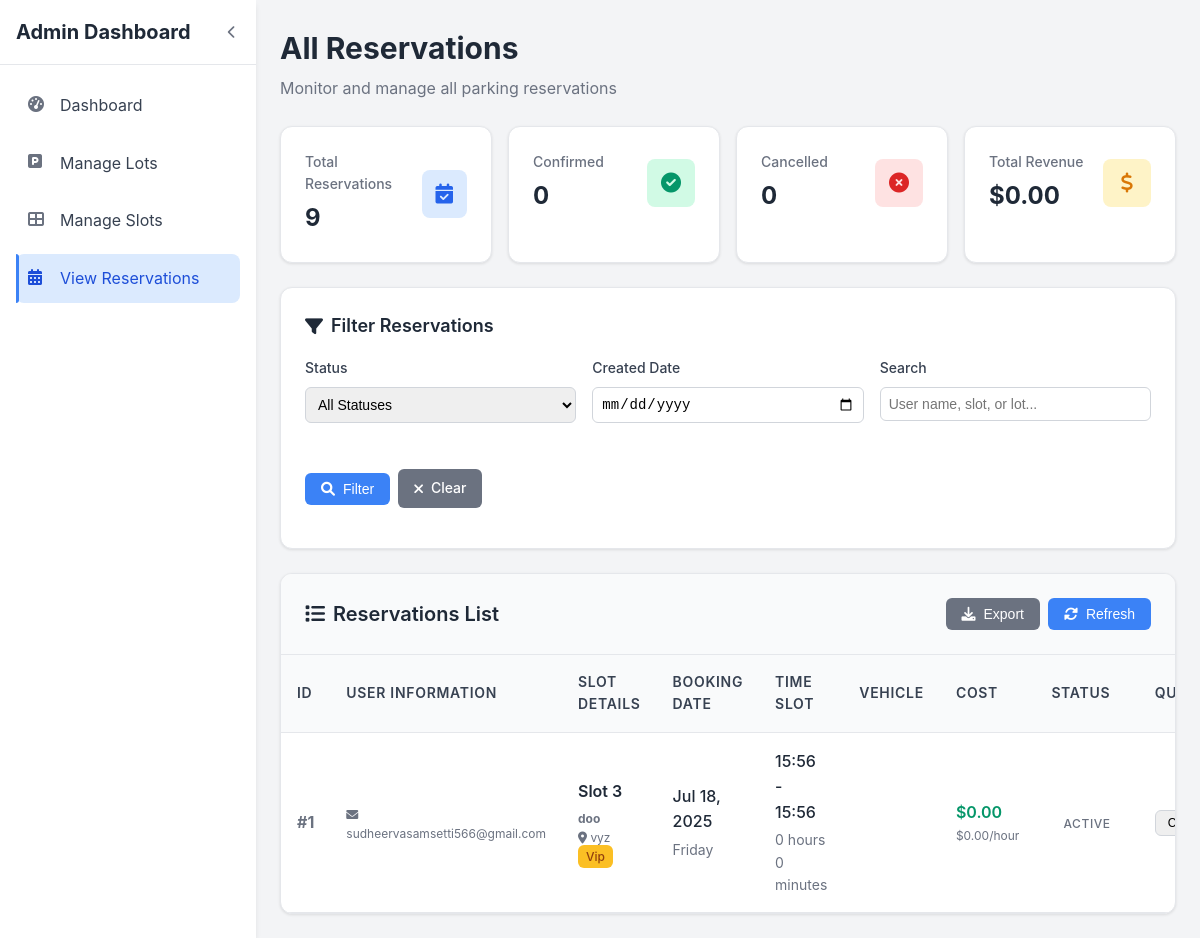
The page /view_reservations.php on the database as committed earlier.
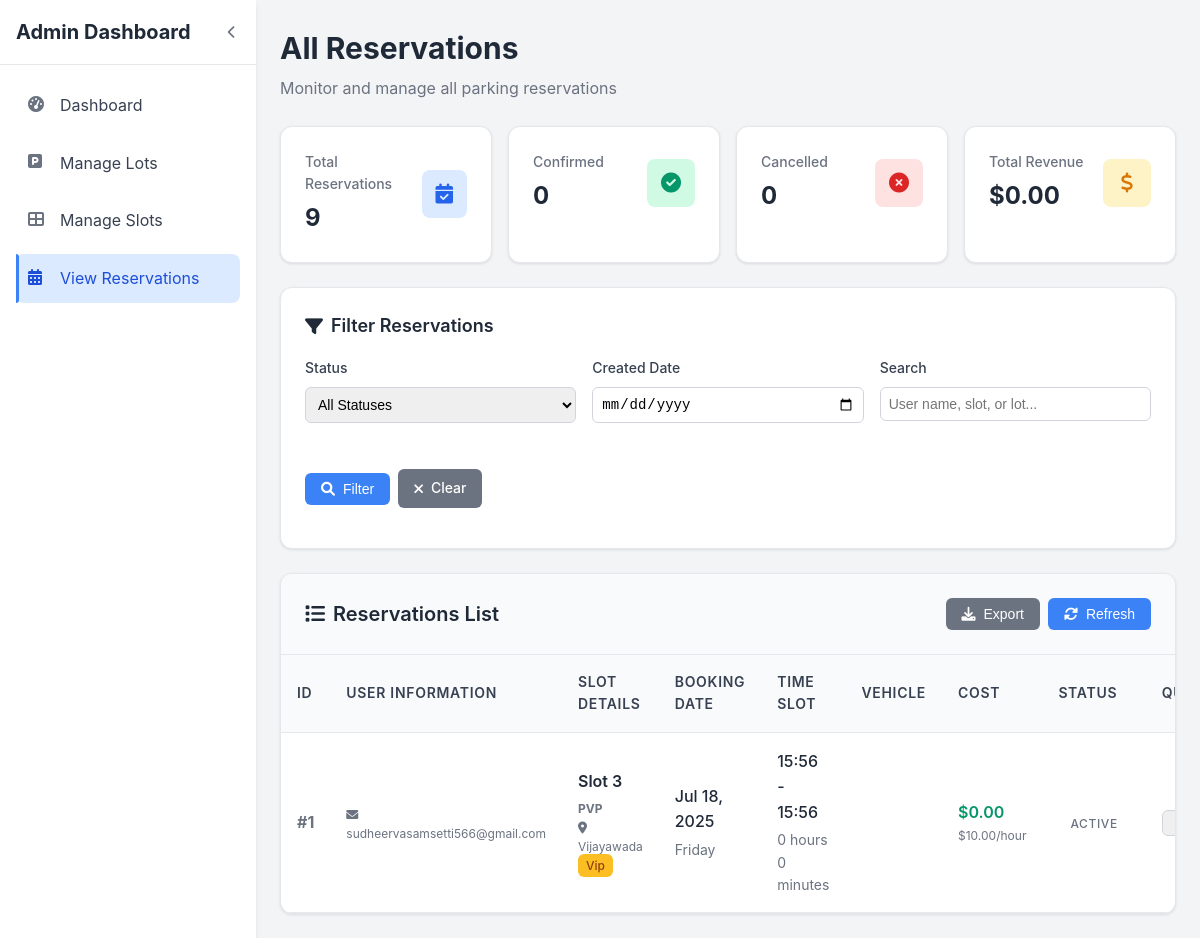
The same page on the database as committed later.
### tables this page shows
CREATE TABLE `reservations` (
  `id` int(11) NOT NULL,
  `user_id` int(11) DEFAULT NULL,
  `slot_id` int(11) DEFAULT NULL,
  `start_time` datetime DEFAULT NULL,
  `end_time` datetime DEFAULT NULL,
  `status` enum('active','completed','cancelled') DEFAULT 'active',
  `vehicle_id` int(11) DEFAULT NULL,
  `booking_date` date DEFAULT NULL,
  `vehicle_number` varchar(20) DEFAULT NULL,
  `total_cost` decimal(10,2) DEFAULT 0.00,
  `created_at` datetime DEFAULT current_timestamp()
);

CREATE TABLE `parking_lots` (
  `id` int(11) NOT NULL,
  `lot_name` varchar(100) DEFAULT NULL,
  `location` varchar(255) DEFAULT NULL,
  `price_per_hour` decimal(10,2) DEFAULT 0.00
);

CREATE TABLE `users` (
  `id` int(11) NOT NULL,
  `full_name` varchar(100) DEFAULT NULL,
  `name` varchar(100) DEFAULT NULL,
  `email` varchar(100) DEFAULT NULL,
  `password` varchar(255) DEFAULT NULL,
  `role` enum('user','admin') DEFAULT 'user',
  `created_at` timestamp NOT NULL DEFAULT current_timestamp(),
  `wallet_balance` decimal(10,2) DEFAULT 0.00,
  `phone` varchar(20) DEFAULT NULL,
  `address` varchar(255) DEFAULT NULL,
  `dob` date DEFAULT NULL,
  `member_since` date DEFAULT NULL
);

CREATE TABLE `slots` (
  `id` int(11) NOT NULL,
  `lot_id` int(11) DEFAULT NULL,
  `slot_number` varchar(50) DEFAULT NULL,
  `status` enum('available','booked') DEFAULT 'available',
  `slot_type` varchar(50) DEFAULT 'Regular'
);

### view_reservations.php (the view, shortened to what the changed rows need)
<?php
require '../config/db.php';
$where_conditions = [];
$params = [];
$param_types = '';
$where_clause = !empty($where_conditions) ? 'WHERE ' . implode(' AND ', $where_conditions) : '';
$query = "SELECT r.*, u.full_name as user_name, u.email, u.phone,
                 s.slot_number, s.slot_type,
                 pl.lot_name, pl.location, pl.price_per_hour
          FROM reservations r
          JOIN users u ON r.user_id = u.id
          JOIN slots s ON r.slot_id = s.id
          JOIN parking_lots pl ON s.lot_id = pl.id
          $where_clause
          ORDER BY r.id DESC, r.start_time DESC";
if (!empty($params)) {
    $stmt = $conn->prepare($query);
    $stmt->bind_param($param_types, ...$params);
    $stmt->execute();
    $res = $stmt->get_result();
} else {
    $res = $conn->query($query);
}
?>
<!DOCTYPE html>
<html lang="en">
<head>
    <link href="https://cdnjs.cloudflare.com/ajax/libs/font-awesome/6.0.0/css/all.min.css" rel="stylesheet">
</head>
<body>
    <div class="dashboard-container">
        <aside class="sidebar" id="sidebar">
            <div class="sidebar-header">
                <h1 class="sidebar-title" id="sidebarTitle">Admin Dashboard</h1>
            </div>
        </aside>
        <main class="main-content">
            <div class="content-header">
                <h2 class="page-title">All Reservations</h2>
            </div>
            <div class="table-container">
                <?php if ($res && $res->num_rows > 0): ?>
                    <div class="table-wrapper">
                        <table class="table">
                            <thead>
                                <tr>
                                    <th>ID</th>
                                    <th>User Information</th>
                                    <th>Slot Details</th>
                                    <th>Booking Date</th>
                                    <th>Time Slot</th>
                                    <th>Vehicle</th>
                                    <th>Cost</th>
                                    <th>Status</th>
                                    <th>Quick Update</th>
                                </tr>
                            </thead>
                            <tbody>
                                <?php while ($r = $res->fetch_assoc()): ?>
                                    <tr>
                                        <td>
                                            <strong>#<?php echo $r['id']; ?></strong>
                                        </td>
                                        <td>
                                            <div class="user-info">
                                                <div class="user-contact">
                                                    <i class="fas fa-envelope"></i> <?php echo htmlspecialchars($r['email']); ?><br>
                                                </div>
                                            </div>
                                        </td>
                                        <td>
                                            <div class="slot-info">
                                                <div class="slot-number">Slot <?php echo htmlspecialchars($r['slot_number']); ?></div>
                                                <div class="slot-details">
                                                    <strong><?php echo htmlspecialchars($r['lot_name']); ?></strong><br>
                                                    <i class="fas fa-map-marker-alt"></i> <?php echo htmlspecialchars($r['location']); ?><br>
                                                    <span class="type-badge <?php echo ($r['slot_type'] == 'vip' || $r['slot_type'] == 'disabled' || $r['slot_type'] == 'electric') ? 'type-' . $r['slot_type'] : ''; ?>">
                                                        <?php echo ucfirst(str_replace('_', ' ', $r['slot_type'])); ?>
                                                    </span>
                                                </div>
                                            </div>
                                        </td>
                                        <td>
                                            <div class="date-time">
                                                <div class="date">
                                                    <?php echo date('M d, Y', strtotime($r['created_at'])); ?>
                                                </div>
                                                <div class="time">
                                                    <?php echo date('l', strtotime($r['created_at'])); ?>
                                                </div>
                                            </div>
                                        </td>
                                        <td>
                                            <div class="date-time">
                                                <div class="date">
                                                    <?php echo date('H:i', strtotime($r['start_time'])); ?> -
                                                    <?php echo date('H:i', strtotime($r['end_time'])); ?>
                                                </div>
                                                <div class="time">
                                                    <?php
                                                    $start = new DateTime($r['start_time']);
                                                    $end = new DateTime($r['end_time']);
                                                    $duration = $start->diff($end);
                                                    echo $duration->format('%h hours %i minutes');
                                                    ?>
                                                </div>
                                            </div>
                                        </td>
                                        <td>
                                        </td>
                                        <td>
                                            <div class="cost-display">
                                                $<?php echo number_format($r['total_cost'], 2); ?>
                                            </div>
                                            <div style="font-size: 0.75rem; color: #6b7280;">
                                                $<?php echo number_format($r['price_per_hour'], 2); ?>/hour
                                            </div>
                                        </td>
                                        <td>
                                            <span class="status-badge status-<?php echo $r['status']; ?>">
                                                <?php echo ucfirst($r['status']); ?>
                                            </span>
                                        </td>
                                        <td>
                                            <form method="post" class="status-update-form">
                                                <select name="new_status" class="status-select" onchange="this.form.submit()">
                                                    <option value="confirmed" <?php echo ($r['status'] == 'confirmed') ? 'selected' : ''; ?>>Confirmed</option>
                                                </select>
                                            </form>
                                        </td>
                                    </tr>
                                <?php endwhile; ?>
                            </tbody>
                        </table>
                    </div>
                <?php endif; ?>
            </div>
        </main>
    </div>
</body>
</html>

Rows that differ between the two databases and show on the page:
changed through a linked row, reservations "Friday": parking_lots.lot_name "doo" → "PVP"; parking_lots.location "vyz" → "Vijayawada"; parking_lots.price_per_hour "0.00" → "10.00"
